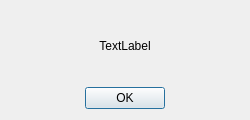
<?xml version="1.0" encoding="UTF-8"?>
<ui version="4.0">
 <class>BasicDialog</class>
 <widget class="QDialog" name="BasicDialog">
  <property name="geometry">
   <rect>
    <x>0</x>
    <y>0</y>
    <width>250</width>
    <height>120</height>
   </rect>
  </property>
  <property name="windowTitle">
   <string>Dialog</string>
  </property>
  <layout class="QVBoxLayout" name="verticalLayout">
   <item>
    <widget class="QLabel" name="label">
     <property name="text">
      <string>TextLabel</string>
     </property>
     <property name="alignment">
      <set>Qt::AlignmentFlag::AlignCenter</set>
     </property>
    </widget>
   </item>
   <item>
    <widget class="QDialogButtonBox" name="buttonBox">
     <property name="orientation">
      <enum>Qt::Orientation::Horizontal</enum>
     </property>
     <property name="standardButtons">
      <set>QDialogButtonBox::StandardButton::Ok</set>
     </property>
     <property name="centerButtons">
      <bool>true</bool>
     </property>
    </widget>
   </item>
  </layout>
 </widget>
 <resources/>
 <connections>
  <connection>
   <sender>buttonBox</sender>
   <signal>accepted()</signal>
   <receiver>BasicDialog</receiver>
   <slot>accept()</slot>
   <hints>
    <hint type="sourcelabel">
     <x>248</x>
     <y>254</y>
    </hint>
    <hint type="destinationlabel">
     <x>157</x>
     <y>274</y>
    </hint>
   </hints>
  </connection>
  <connection>
   <sender>buttonBox</sender>
   <signal>rejected()</signal>
   <receiver>BasicDialog</receiver>
   <slot>reject()</slot>
   <hints>
    <hint type="sourcelabel">
     <x>316</x>
     <y>260</y>
    </hint>
    <hint type="destinationlabel">
     <x>286</x>
     <y>274</y>
    </hint>
   </hints>
  </connection>
 </connections>
</ui>
